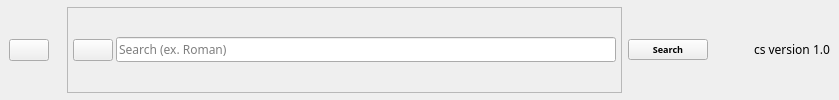
            <widget class="QWidget" name="headerFrame" native="true">
             <layout class="QHBoxLayout" name="horizontalLayout_2">
              <property name="spacing">
               <number>0</number>
              </property>
              <property name="leftMargin">
               <number>0</number>
              </property>
              <property name="topMargin">
               <number>0</number>
              </property>
              <property name="rightMargin">
               <number>0</number>
              </property>
              <property name="bottomMargin">
               <number>0</number>
              </property>
              <item alignment="Qt::AlignLeft">
               <widget class="QWidget" name="widget" native="true">
                <layout class="QHBoxLayout" name="horizontalLayout_3">
                 <item>
                  <widget class="QPushButton" name="menuBtn">
                   <property name="text">
                    <string/>
                   </property>
                   <property name="icon">
                    <iconset resource="../resource.qrc">
                     <normaloff>:/blackIcons/feather/menu.svg</normaloff>:/blackIcons/feather/menu.svg</iconset>
                   </property>
                   <property name="iconSize">
                    <size>
                     <width>24</width>
                     <height>24</height>
                    </size>
                   </property>
                   <property name="shortcut">
                    <string>M</string>
                   </property>
                  </widget>
                 </item>
                </layout>
               </widget>
              </item>
              <item>
               <widget class="QWidget" name="widget_2" native="true">
                <layout class="QHBoxLayout" name="horizontalLayout_4">
                 <property name="topMargin">
                  <number>7</number>
                 </property>
                 <property name="bottomMargin">
                  <number>7</number>
                 </property>
                 <item>
                  <widget class="QFrame" name="searchFrame">
                   <property name="minimumSize">
                    <size>
                     <width>500</width>
                     <height>0</height>
                    </size>
                   </property>
                   <property name="acceptDrops">
                    <bool>false</bool>
                   </property>
                   <property name="frameShape">
                    <enum>QFrame::StyledPanel</enum>
                   </property>
                   <property name="frameShadow">
                    <enum>QFrame::Raised</enum>
                   </property>
                   <layout class="QHBoxLayout" name="horizontalLayout_5">
                    <property name="spacing">
                     <number>3</number>
                    </property>
                    <property name="leftMargin">
                     <number>5</number>
                    </property>
                    <property name="topMargin">
                     <number>5</number>
                    </property>
                    <property name="rightMargin">
                     <number>5</number>
                    </property>
                    <property name="bottomMargin">
                     <number>5</number>
                    </property>
                    <item>
                     <widget class="QPushButton" name="searchBtn">
                      <property name="text">
                       <string/>
                      </property>
                      <property name="icon">
                       <iconset resource="../resource.qrc">
                        <normaloff>:/blackIcons/feather/search.svg</normaloff>:/blackIcons/feather/search.svg</iconset>
                      </property>
                     </widget>
                    </item>
                    <item>
                     <widget class="QLineEdit" name="searchStringLine">
                      <property name="minimumSize">
                       <size>
                        <width>500</width>
                        <height>0</height>
                       </size>
                      </property>
                      <property name="font">
                       <font>
                        <family>Raleway</family>
                       </font>
                      </property>
                      <property name="frame">
                       <bool>true</bool>
                      </property>
                      <property name="placeholderText">
                       <string>Search (ex. Roman)</string>
                      </property>
                      <property name="clearButtonEnabled">
                       <bool>true</bool>
                      </property>
                     </widget>
                    </item>
                   </layout>
                  </widget>
                 </item>
                 <item>
                  <widget class="QPushButton" name="searchBtn_2">
                   <property name="font">
                    <font>
                     <family>Moon</family>
                     <pointsize>7</pointsize>
                     <weight>75</weight>
                     <italic>false</italic>
                     <bold>true</bold>
                    </font>
                   </property>
                   <property name="text">
                    <string>  Search  </string>
                   </property>
                   <property name="shortcut">
                    <string>Shift+S</string>
                   </property>
                  </widget>
                 </item>
                 <item>
                  <spacer name="horizontalSpacer">
                   <property name="orientation">
                    <enum>Qt::Horizontal</enum>
                   </property>
                   <property name="sizeHint" stdset="0">
                    <size>
                     <width>40</width>
                     <height>20</height>
                    </size>
                   </property>
                  </spacer>
                 </item>
                 <item>
                  <widget class="QLabel" name="sortBy_2">
                   <property name="sizePolicy">
                    <sizepolicy hsizetype="Fixed" vsizetype="Fixed">
                     <horstretch>0</horstretch>
                     <verstretch>0</verstretch>
                    </sizepolicy>
                   </property>
                   <property name="font">
                    <font>
                     <family>Moon</family>
                    </font>
                   </property>
                   <property name="text">
                    <string>cs version 1.0</string>
                   </property>
                  </widget>
                 </item>
                </layout>
               </widget>
              </item>
             </layout>
            </widget>
